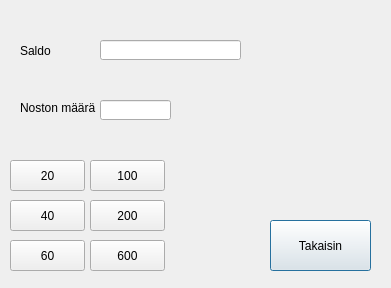
<?xml version="1.0" encoding="UTF-8"?>
<ui version="4.0">
 <class>Nosto</class>
 <widget class="QDialog" name="Nosto">
  <property name="geometry">
   <rect>
    <x>0</x>
    <y>0</y>
    <width>391</width>
    <height>288</height>
   </rect>
  </property>
  <property name="windowTitle">
   <string>Dialog</string>
  </property>
  <widget class="QLabel" name="label">
   <property name="geometry">
    <rect>
     <x>20</x>
     <y>100</y>
     <width>81</width>
     <height>16</height>
    </rect>
   </property>
   <property name="text">
    <string>Noston määrä</string>
   </property>
  </widget>
  <widget class="QLineEdit" name="lineEdit">
   <property name="geometry">
    <rect>
     <x>100</x>
     <y>100</y>
     <width>71</width>
     <height>20</height>
    </rect>
   </property>
  </widget>
  <widget class="QPushButton" name="pushButton">
   <property name="geometry">
    <rect>
     <x>270</x>
     <y>220</y>
     <width>101</width>
     <height>51</height>
    </rect>
   </property>
   <property name="text">
    <string>Takaisin</string>
   </property>
  </widget>
  <widget class="QLabel" name="label_2">
   <property name="geometry">
    <rect>
     <x>20</x>
     <y>40</y>
     <width>51</width>
     <height>21</height>
    </rect>
   </property>
   <property name="text">
    <string>Saldo</string>
   </property>
  </widget>
  <widget class="QLineEdit" name="lineEdit_2">
   <property name="geometry">
    <rect>
     <x>100</x>
     <y>40</y>
     <width>141</width>
     <height>20</height>
    </rect>
   </property>
  </widget>
  <widget class="QPushButton" name="pushButton_2">
   <property name="geometry">
    <rect>
     <x>90</x>
     <y>240</y>
     <width>75</width>
     <height>31</height>
    </rect>
   </property>
   <property name="text">
    <string>600</string>
   </property>
  </widget>
  <widget class="QPushButton" name="pushButton_3">
   <property name="geometry">
    <rect>
     <x>10</x>
     <y>160</y>
     <width>75</width>
     <height>31</height>
    </rect>
   </property>
   <property name="text">
    <string>20</string>
   </property>
  </widget>
  <widget class="QPushButton" name="pushButton_4">
   <property name="geometry">
    <rect>
     <x>10</x>
     <y>200</y>
     <width>75</width>
     <height>31</height>
    </rect>
   </property>
   <property name="text">
    <string>40</string>
   </property>
  </widget>
  <widget class="QPushButton" name="pushButton_5">
   <property name="geometry">
    <rect>
     <x>10</x>
     <y>240</y>
     <width>75</width>
     <height>31</height>
    </rect>
   </property>
   <property name="text">
    <string>60</string>
   </property>
  </widget>
  <widget class="QPushButton" name="pushButton_6">
   <property name="geometry">
    <rect>
     <x>90</x>
     <y>200</y>
     <width>75</width>
     <height>31</height>
    </rect>
   </property>
   <property name="text">
    <string>200</string>
   </property>
  </widget>
  <widget class="QPushButton" name="pushButton_7">
   <property name="geometry">
    <rect>
     <x>90</x>
     <y>160</y>
     <width>75</width>
     <height>31</height>
    </rect>
   </property>
   <property name="text">
    <string>100</string>
   </property>
  </widget>
 </widget>
 <resources/>
 <connections/>
</ui>
